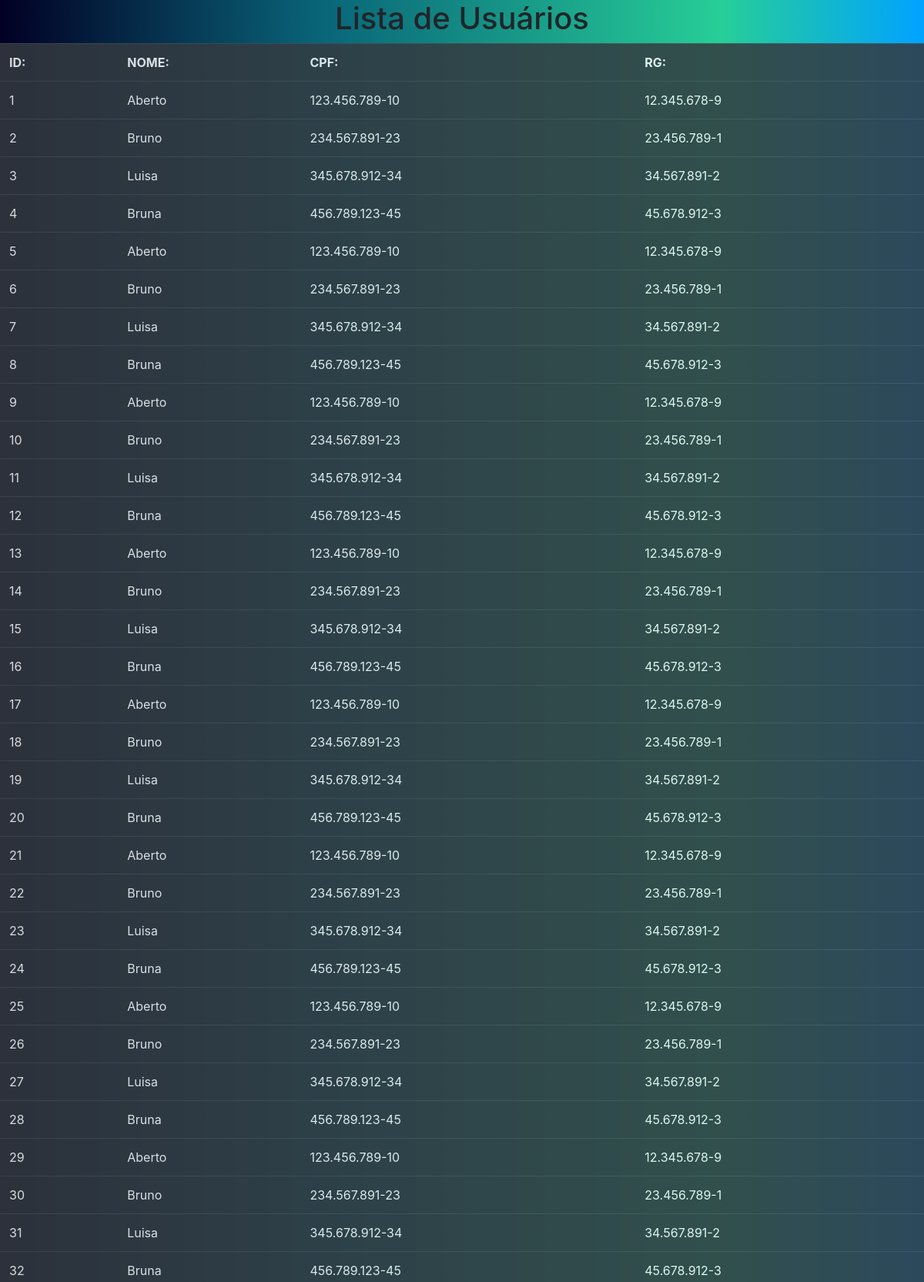
The page / (upper part) on the database its author committed.
### tables this page shows
CREATE TABLE funcionario(
ID INT PRIMARY KEY AUTO_INCREMENT,
NOME VARCHAR(150) NOT NULL,
CPF VARCHAR(14) NOT NULL,
RG VARCHAR(12) NOT NULL
);

### index.php (the view, shortened to what this page needs)
<?php
include "database.php";
$sql_consulta = "SELECT * FROM funcionario";
$sql = mysqli_query($conexao, $sql_consulta);
?>
<!DOCTYPE html>
<html lang="pt-br">
<head>
    <link rel="stylesheet" href="css/bootstrap.css">
</head>
<body>
    <h1>Lista de Usuários</h1>
    <div>
        <table class="table table-dark table-hover">
            <tr>
                <th>ID: </th>
                <th>NOME: </th>
                <th>CPF: </th>
                <th>RG: </th>
            </tr>
            <?php while ($dados = mysqli_fetch_assoc($sql)) { ?>
                <tr>
                    <td><?php echo $dados['ID'] ?></td>
                    <td><?php echo $dados['NOME'] ?></td>
                    <td><?php echo $dados['CPF'] ?></td>
                    <td><?php echo $dados['RG'] ?></td>
                </tr>
            <?php } ?>
        </table>
    </div>
</body>
</html>

### index.php (style rules this page uses)
h1 { text-align: center; }
body { background: rgb(2, 0, 36); background: linear-gradient(90deg, rgba(2, 0, 36, 1) 0%, rgba(9, 101, 121, 1) 35%, rgba(39, 206, 151, 1) 78%, rgba(0, 163, 255, 1) 100%); }
div { background-color: black; opacity: 85%; }

### rows shown on the page
funcionario: ID "1", NOME "Aberto", CPF "123.456.789-10", RG "12.345.678-9"
funcionario: ID "2", NOME "Bruno", CPF "234.567.891-23", RG "23.456.789-1"
funcionario: ID "3", NOME "Luisa", CPF "345.678.912-34", RG "34.567.891-2"
funcionario: ID "4", NOME "Bruna", CPF "456.789.123-45", RG "45.678.912-3"
funcionario: ID "5", NOME "Aberto", CPF "123.456.789-10", RG "12.345.678-9"
funcionario: ID "6", NOME "Bruno", CPF "234.567.891-23", RG "23.456.789-1"
funcionario: ID "7", NOME "Luisa", CPF "345.678.912-34", RG "34.567.891-2"
funcionario: ID "8", NOME "Bruna", CPF "456.789.123-45", RG "45.678.912-3"
funcionario: ID "9", NOME "Aberto", CPF "123.456.789-10", RG "12.345.678-9"
funcionario: ID "10", NOME "Bruno", CPF "234.567.891-23", RG "23.456.789-1"
funcionario: ID "11", NOME "Luisa", CPF "345.678.912-34", RG "34.567.891-2"
funcionario: ID "12", NOME "Bruna", CPF "456.789.123-45", RG "45.678.912-3"
funcionario: ID "13", NOME "Aberto", CPF "123.456.789-10", RG "12.345.678-9"
funcionario: ID "14", NOME "Bruno", CPF "234.567.891-23", RG "23.456.789-1"
funcionario: ID "15", NOME "Luisa", CPF "345.678.912-34", RG "34.567.891-2"
funcionario: ID "16", NOME "Bruna", CPF "456.789.123-45", RG "45.678.912-3"
funcionario: ID "17", NOME "Aberto", CPF "123.456.789-10", RG "12.345.678-9"
funcionario: ID "18", NOME "Bruno", CPF "234.567.891-23", RG "23.456.789-1"
funcionario: ID "19", NOME "Luisa", CPF "345.678.912-34", RG "34.567.891-2"
funcionario: ID "20", NOME "Bruna", CPF "456.789.123-45", RG "45.678.912-3"
funcionario: ID "21", NOME "Aberto", CPF "123.456.789-10", RG "12.345.678-9"
funcionario: ID "22", NOME "Bruno", CPF "234.567.891-23", RG "23.456.789-1"
funcionario: ID "23", NOME "Luisa", CPF "345.678.912-34", RG "34.567.891-2"
funcionario: ID "24", NOME "Bruna", CPF "456.789.123-45", RG "45.678.912-3"
funcionario: ID "25", NOME "Aberto", CPF "123.456.789-10", RG "12.345.678-9"
funcionario: ID "26", NOME "Bruno", CPF "234.567.891-23", RG "23.456.789-1"
funcionario: ID "27", NOME "Luisa", CPF "345.678.912-34", RG "34.567.891-2"
funcionario: ID "28", NOME "Bruna", CPF "456.789.123-45", RG "45.678.912-3"
funcionario: ID "29", NOME "Aberto", CPF "123.456.789-10", RG "12.345.678-9"
funcionario: ID "30", NOME "Bruno", CPF "234.567.891-23", RG "23.456.789-1"
funcionario: ID "31", NOME "Luisa", CPF "345.678.912-34", RG "34.567.891-2"
funcionario: ID "32", NOME "Bruna", CPF "456.789.123-45", RG "45.678.912-3"
